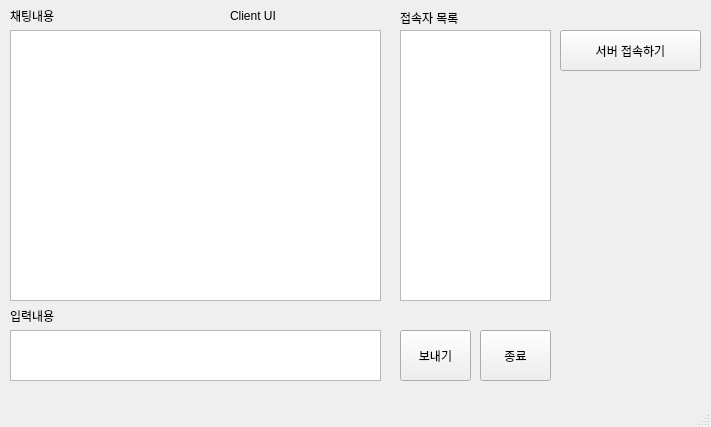
<?xml version="1.0" encoding="UTF-8"?>
<ui version="4.0">
 <class>ClientMainWindow</class>
 <widget class="QMainWindow" name="ClientMainWindow">
  <property name="geometry">
   <rect>
    <x>0</x>
    <y>0</y>
    <width>711</width>
    <height>427</height>
   </rect>
  </property>
  <property name="windowTitle">
   <string>Python Chatting Client</string>
  </property>
  <widget class="QWidget" name="centralwidget">
   <widget class="QTextBrowser" name="textBrowser_chatting">
    <property name="geometry">
     <rect>
      <x>10</x>
      <y>30</y>
      <width>371</width>
      <height>271</height>
     </rect>
    </property>
   </widget>
   <widget class="QPushButton" name="pushButton_sendchat">
    <property name="geometry">
     <rect>
      <x>400</x>
      <y>330</y>
      <width>71</width>
      <height>51</height>
     </rect>
    </property>
    <property name="text">
     <string>보내기</string>
    </property>
   </widget>
   <widget class="QLabel" name="label_chatting">
    <property name="geometry">
     <rect>
      <x>10</x>
      <y>10</y>
      <width>56</width>
      <height>12</height>
     </rect>
    </property>
    <property name="text">
     <string>채팅내용</string>
    </property>
   </widget>
   <widget class="QListView" name="listView_users">
    <property name="geometry">
     <rect>
      <x>400</x>
      <y>30</y>
      <width>151</width>
      <height>271</height>
     </rect>
    </property>
   </widget>
   <widget class="QLabel" name="label_users">
    <property name="geometry">
     <rect>
      <x>400</x>
      <y>10</y>
      <width>71</width>
      <height>16</height>
     </rect>
    </property>
    <property name="text">
     <string>접속자 목록</string>
    </property>
   </widget>
   <widget class="QLabel" name="label_inputchat">
    <property name="geometry">
     <rect>
      <x>10</x>
      <y>310</y>
      <width>56</width>
      <height>12</height>
     </rect>
    </property>
    <property name="text">
     <string>입력내용</string>
    </property>
   </widget>
   <widget class="QTextEdit" name="textEdit_inputchat">
    <property name="geometry">
     <rect>
      <x>10</x>
      <y>330</y>
      <width>371</width>
      <height>51</height>
     </rect>
    </property>
   </widget>
   <widget class="QPushButton" name="pushButton_endchat">
    <property name="geometry">
     <rect>
      <x>480</x>
      <y>330</y>
      <width>71</width>
      <height>51</height>
     </rect>
    </property>
    <property name="text">
     <string>종료</string>
    </property>
   </widget>
   <widget class="QLabel" name="label_this">
    <property name="geometry">
     <rect>
      <x>230</x>
      <y>10</y>
      <width>56</width>
      <height>12</height>
     </rect>
    </property>
    <property name="text">
     <string>Client UI</string>
    </property>
   </widget>
   <widget class="QPushButton" name="pushButton_connectserver">
    <property name="geometry">
     <rect>
      <x>560</x>
      <y>30</y>
      <width>141</width>
      <height>41</height>
     </rect>
    </property>
    <property name="text">
     <string>서버 접속하기</string>
    </property>
   </widget>
  </widget>
  <widget class="QMenuBar" name="menubar">
   <property name="geometry">
    <rect>
     <x>0</x>
     <y>0</y>
     <width>711</width>
     <height>21</height>
    </rect>
   </property>
  </widget>
  <widget class="QStatusBar" name="statusbar"/>
 </widget>
 <resources/>
 <connections/>
</ui>
